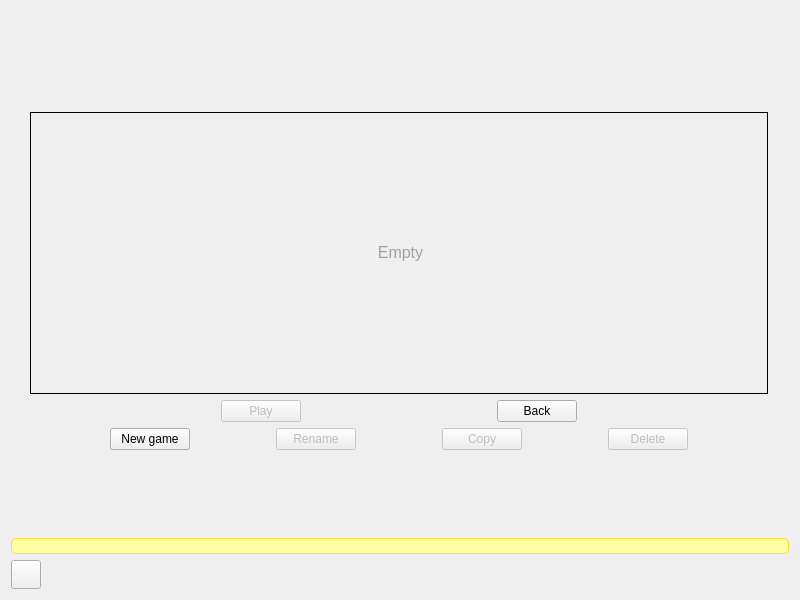
<?xml version="1.0" encoding="UTF-8"?>
<ui version="4.0">
 <class>SoloWindow</class>
 <widget class="QMainWindow" name="SoloWindow">
  <property name="geometry">
   <rect>
    <x>0</x>
    <y>0</y>
    <width>800</width>
    <height>600</height>
   </rect>
  </property>
  <property name="minimumSize">
   <size>
    <width>800</width>
    <height>600</height>
   </size>
  </property>
  <property name="maximumSize">
   <size>
    <width>800</width>
    <height>600</height>
   </size>
  </property>
  <property name="windowTitle">
   <string notr="true">CatchChallenger</string>
  </property>
  <property name="windowIcon">
   <iconset resource="../resources/client-resources.qrc">
    <normaloff>:/images/catchchallenger.png</normaloff>:/images/catchchallenger.png</iconset>
  </property>
  <widget class="QWidget" name="centralWidget">
   <layout class="QHBoxLayout" name="horizontalLayout">
    <property name="spacing">
     <number>0</number>
    </property>
    <property name="leftMargin">
     <number>0</number>
    </property>
    <property name="topMargin">
     <number>0</number>
    </property>
    <property name="rightMargin">
     <number>0</number>
    </property>
    <property name="bottomMargin">
     <number>0</number>
    </property>
    <item>
     <widget class="QStackedWidget" name="stackedWidget">
      <property name="currentIndex">
       <number>0</number>
      </property>
      <widget class="QWidget" name="page">
       <layout class="QVBoxLayout" name="verticalLayout_2">
        <item>
         <widget class="QLabel" name="version">
          <property name="styleSheet">
           <string notr="true">color: rgb(120, 120, 120);</string>
          </property>
         </widget>
        </item>
        <item>
         <spacer name="verticalSpacer_4">
          <property name="orientation">
           <enum>Qt::Vertical</enum>
          </property>
          <property name="sizeHint" stdset="0">
           <size>
            <width>20</width>
            <height>99</height>
           </size>
          </property>
         </spacer>
        </item>
        <item>
         <layout class="QHBoxLayout" name="horizontalLayout_login_1">
          <item>
           <spacer name="horizontalSpacer_login_8">
            <property name="orientation">
             <enum>Qt::Horizontal</enum>
            </property>
            <property name="sizeHint" stdset="0">
             <size>
              <width>40</width>
              <height>20</height>
             </size>
            </property>
           </spacer>
          </item>
          <item>
           <widget class="QFrame" name="frame_login_2">
            <property name="minimumSize">
             <size>
              <width>777</width>
              <height>379</height>
             </size>
            </property>
            <property name="maximumSize">
             <size>
              <width>777</width>
              <height>379</height>
             </size>
            </property>
            <layout class="QHBoxLayout" name="horizontalLayout_6">
             <property name="spacing">
              <number>0</number>
             </property>
             <property name="leftMargin">
              <number>0</number>
             </property>
             <property name="topMargin">
              <number>0</number>
             </property>
             <property name="rightMargin">
              <number>0</number>
             </property>
             <property name="bottomMargin">
              <number>0</number>
             </property>
             <item>
              <widget class="QFrame" name="frame_login">
               <property name="minimumSize">
                <size>
                 <width>760</width>
                 <height>360</height>
                </size>
               </property>
               <property name="maximumSize">
                <size>
                 <width>760</width>
                 <height>360</height>
                </size>
               </property>
               <property name="frameShape">
                <enum>QFrame::NoFrame</enum>
               </property>
               <property name="frameShadow">
                <enum>QFrame::Raised</enum>
               </property>
               <layout class="QVBoxLayout" name="verticalLayout">
                <item>
                 <widget class="QScrollArea" name="scrollArea">
                  <property name="styleSheet">
                   <string notr="true">QScrollArea {
	background-image: url(:/images/light-white.png);
border: 1px solid #000;
}
QLabel { padding:2px; }</string>
                  </property>
                  <property name="widgetResizable">
                   <bool>true</bool>
                  </property>
                  <widget class="QWidget" name="scrollAreaWidgetContents">
                   <property name="geometry">
                    <rect>
                     <x>0</x>
                     <y>0</y>
                     <width>746</width>
                     <height>268</height>
                    </rect>
                   </property>
                   <layout class="QVBoxLayout" name="verticalLayout_5">
                    <item>
                     <widget class="QLabel" name="savegameEmpty">
                      <property name="text">
                       <string>&lt;html&gt;&lt;head/&gt;&lt;body&gt;&lt;p align=&quot;center&quot;&gt;&lt;span style=&quot; font-size:12pt; color:#a0a0a0;&quot;&gt;Empty&lt;/span&gt;&lt;/p&gt;&lt;/body&gt;&lt;/html&gt;</string>
                      </property>
                      <property name="textFormat">
                       <enum>Qt::RichText</enum>
                      </property>
                     </widget>
                    </item>
                   </layout>
                  </widget>
                 </widget>
                </item>
                <item>
                 <layout class="QHBoxLayout" name="horizontalLayout_main">
                  <item>
                   <spacer name="horizontalSpacer_11">
                    <property name="orientation">
                     <enum>Qt::Horizontal</enum>
                    </property>
                    <property name="sizeHint" stdset="0">
                     <size>
                      <width>40</width>
                      <height>20</height>
                     </size>
                    </property>
                   </spacer>
                  </item>
                  <item>
                   <widget class="QPushButton" name="SaveGame_Play">
                    <property name="enabled">
                     <bool>false</bool>
                    </property>
                    <property name="text">
                     <string>Play</string>
                    </property>
                   </widget>
                  </item>
                  <item>
                   <spacer name="horizontalSpacer_Back">
                    <property name="orientation">
                     <enum>Qt::Horizontal</enum>
                    </property>
                    <property name="sizeHint" stdset="0">
                     <size>
                      <width>40</width>
                      <height>20</height>
                     </size>
                    </property>
                   </spacer>
                  </item>
                  <item>
                   <widget class="QPushButton" name="SaveGame_Back">
                    <property name="text">
                     <string>Back</string>
                    </property>
                   </widget>
                  </item>
                  <item>
                   <spacer name="horizontalSpacer_12">
                    <property name="orientation">
                     <enum>Qt::Horizontal</enum>
                    </property>
                    <property name="sizeHint" stdset="0">
                     <size>
                      <width>40</width>
                      <height>20</height>
                     </size>
                    </property>
                   </spacer>
                  </item>
                 </layout>
                </item>
                <item>
                 <layout class="QHBoxLayout" name="horizontalLayout_sub">
                  <item>
                   <spacer name="horizontalSpacer_login_3">
                    <property name="orientation">
                     <enum>Qt::Horizontal</enum>
                    </property>
                    <property name="sizeHint" stdset="0">
                     <size>
                      <width>40</width>
                      <height>20</height>
                     </size>
                    </property>
                   </spacer>
                  </item>
                  <item>
                   <widget class="QPushButton" name="SaveGame_New">
                    <property name="text">
                     <string>New game</string>
                    </property>
                   </widget>
                  </item>
                  <item>
                   <spacer name="horizontalSpacer_login_5">
                    <property name="orientation">
                     <enum>Qt::Horizontal</enum>
                    </property>
                    <property name="sizeHint" stdset="0">
                     <size>
                      <width>40</width>
                      <height>20</height>
                     </size>
                    </property>
                   </spacer>
                  </item>
                  <item>
                   <widget class="QPushButton" name="SaveGame_Rename">
                    <property name="enabled">
                     <bool>false</bool>
                    </property>
                    <property name="text">
                     <string>Rename</string>
                    </property>
                   </widget>
                  </item>
                  <item>
                   <spacer name="horizontalSpacer">
                    <property name="orientation">
                     <enum>Qt::Horizontal</enum>
                    </property>
                    <property name="sizeHint" stdset="0">
                     <size>
                      <width>40</width>
                      <height>20</height>
                     </size>
                    </property>
                   </spacer>
                  </item>
                  <item>
                   <widget class="QPushButton" name="SaveGame_Copy">
                    <property name="enabled">
                     <bool>false</bool>
                    </property>
                    <property name="text">
                     <string>Copy</string>
                    </property>
                   </widget>
                  </item>
                  <item>
                   <spacer name="horizontalSpacer_login_6">
                    <property name="orientation">
                     <enum>Qt::Horizontal</enum>
                    </property>
                    <property name="sizeHint" stdset="0">
                     <size>
                      <width>40</width>
                      <height>20</height>
                     </size>
                    </property>
                   </spacer>
                  </item>
                  <item>
                   <widget class="QPushButton" name="SaveGame_Delete">
                    <property name="enabled">
                     <bool>false</bool>
                    </property>
                    <property name="text">
                     <string>Delete</string>
                    </property>
                   </widget>
                  </item>
                  <item>
                   <spacer name="horizontalSpacer_login_4">
                    <property name="orientation">
                     <enum>Qt::Horizontal</enum>
                    </property>
                    <property name="sizeHint" stdset="0">
                     <size>
                      <width>40</width>
                      <height>20</height>
                     </size>
                    </property>
                   </spacer>
                  </item>
                 </layout>
                </item>
               </layout>
              </widget>
             </item>
            </layout>
           </widget>
          </item>
          <item>
           <spacer name="horizontalSpacer_login_9">
            <property name="orientation">
             <enum>Qt::Horizontal</enum>
            </property>
            <property name="sizeHint" stdset="0">
             <size>
              <width>40</width>
              <height>20</height>
             </size>
            </property>
           </spacer>
          </item>
         </layout>
        </item>
        <item>
         <spacer name="verticalSpacer_5">
          <property name="orientation">
           <enum>Qt::Vertical</enum>
          </property>
          <property name="sizeHint" stdset="0">
           <size>
            <width>20</width>
            <height>98</height>
           </size>
          </property>
         </spacer>
        </item>
        <item>
         <widget class="QLabel" name="update">
          <property name="styleSheet">
           <string notr="true">background-color: rgb(255, 255, 163);
border: 1px solid rgb(255, 221, 50);
border-radius:5px;</string>
          </property>
          <property name="openExternalLinks">
           <bool>true</bool>
          </property>
         </widget>
        </item>
        <item>
         <layout class="QHBoxLayout" name="horizontalLayout_2">
          <item>
           <widget class="QToolButton" name="languages">
            <property name="icon">
             <iconset resource="../resources/client-resources.qrc">
              <normaloff>:/images/interface/languages.png</normaloff>:/images/interface/languages.png</iconset>
            </property>
            <property name="iconSize">
             <size>
              <width>22</width>
              <height>22</height>
             </size>
            </property>
           </widget>
          </item>
          <item>
           <spacer name="horizontalSpacer_2">
            <property name="orientation">
             <enum>Qt::Horizontal</enum>
            </property>
            <property name="sizeHint" stdset="0">
             <size>
              <width>40</width>
              <height>20</height>
             </size>
            </property>
           </spacer>
          </item>
         </layout>
        </item>
       </layout>
      </widget>
     </widget>
    </item>
   </layout>
  </widget>
 </widget>
 <layoutdefault spacing="6" margin="11"/>
 <resources>
  <include location="../resources/client-resources.qrc"/>
 </resources>
 <connections/>
</ui>
